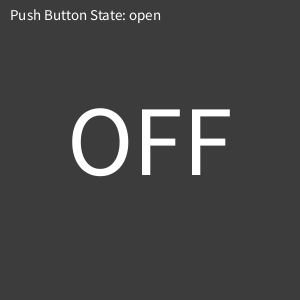
Frame 1 (no input)
Frame 60 (the mouse pressed at the canvas centre just before this capture): identical to frame 1, image omitted
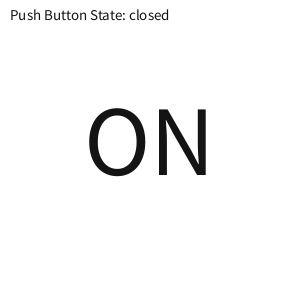
Frame 120 (the mouse held since frame 60 and released just before this capture)

The Processing sketch that drew these frames (run headless with seeded random() and noise(); from frame 60 on, the mouse is pressed at the canvas centre):

// Processing sketch: push_button
// ── push_button.pde
boolean pushButton = false;
boolean prevPButtonState;
boolean ledState = false;

void setup() {
  size(300, 300);

  prevPButtonState = pushButton;
}

void draw() {
  
  textSize(100);
  textAlign(CENTER);

  if (mousePressed) {
    pushButton = true;
  } else {
    pushButton = false;
  }



  // Rising edge condition
  if(pushButton && prevPButtonState != pushButton){
    ledState = !ledState;
  }
  prevPButtonState = pushButton;



  if (ledState) {
    fill(20);
    background(255);
    text("ON", width/2, height/2+25);    
  } else {
    fill(255);
    background(60);
    text("OFF", width/2, height/2+25);
  }
  
  textSize(15);
  textAlign(LEFT);
  if(pushButton){
    text("Push Button State: closed", 10, 20);
  }else{
    text("Push Button State: open", 10, 20);
  }
}
